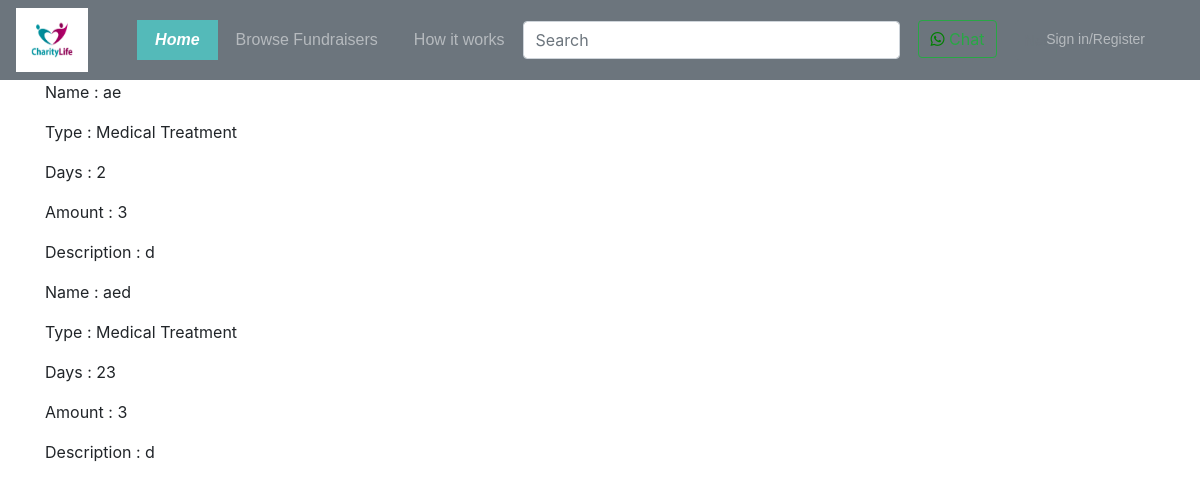
The app's page /browseFundraiser with its own data.
### Models.py (models this page shows)
class fundraise(db.Model):
  fundraise_id  = db.Column(db.Integer, primary_key=True)
  fundraise_name = db.Column(db.String(255), nullable=False)
  fundraise_type = db.Column(db.String(255), nullable=False)
  fundraise_days = db.Column(db.Integer, nullable=False)
  fundraise_amount = db.Column(db.Integer, nullable=False)
  fundraise_description = db.Column(db.String(255), nullable=False)
  fundraisePhone = db.Column(db.String(255), nullable=False)
  fundraiseImage = db.Column(db.String(255), default=None)
  fundraiseApproval = db.Column(db.String(1), default='0')
  fundraiseExpiry = db.Column(db.String(1), default='1')
  fundraiseCreator = db.Column(db.String(255), nullable=False)
  fundraise_reg_date = db.Column(db.TIMESTAMP, nullable=False, default=datetime.datetime.now())

### app.py (the view)
@app.route('/browseFundraiser')
def browseFundraiser():
    print("Browse Fundraiser")
    allFundraisers = fundraise.query.all()
    return render_template('browseFundraiser.html', allFundraisers=allFundraisers)

### templates/browseFundraiser.html (shortened to what this page needs)
<!DOCTYPE html>
<html>
  <head>
	<link href="/static/css/style_beforelogin.css" rel="stylesheet">
    <link rel="stylesheet" href="https://stackpath.bootstrapcdn.com/bootstrap/4.5.2/css/bootstrap.min.css"/>
  </head>
  <body>
    <nav class="navbar navbar-dark navbar-expand-lg bg-secondary bg-gradient">
        <img src="/static/images/logo.png" id="logo-charity" alt=""/>
        <div class="collapse navbar-collapse" id="navbarSupportedContent">
        <ul class="navbar-nav mx-auto">
          {% if current_user.is_authenticated %}
          <li class="nav-item active"><a class="nav-link" href="{{ url_for('blogs')}}"><b><i>Home</i></b><span class="sr-only">(current)</span></a></li>
          {% else %}
          <li class="nav-item active"><a class="nav-link" href="{{ url_for('index')}}"><b><i>Home</i></b><span class="sr-only">(current)</span></a></li>
          {% endif %}
          <li class="nav-item"><a class="nav-link" data-toggle="popover" title="Please login to start a fundraiser!!" data-placement="bottom" href="{{ url_for('browseFundraiser')}}">Browse Fundraisers</a></li>
          <li class="nav-item"><a class="nav-link" href="{{ url_for('howitworks')}}">How it works</a></li>
          <form class="form-inline ">
            <input class="form-control mr-sm-2" placeholder="Search" aria-label="Search" type="text" size="30" onkeyup="showResult(this.value)">
          </form>
          <li class="nav-item"><a class="btn btn-outline-success" type="button" href="https://api.whatsapp.com/send?phone=919949097994" target="_blank"><i class="fab fa-whatsapp" style="color: green;"></i> Chat</a></li>
					{% if current_user.is_authenticated %}
					<button class="nav-item btn btn-sm btn-outline-secondary ml-sm-2" type="button" data-toggle="modal" data-target="#startFundraiser"style="color:white;width:auto;">New fundraiser</button>
					<li class="nav-item dropdown"><a class="nav-link dropdown-toggle" href="#" id="navbarDropdown" role="button" data-toggle="dropdown" aria-haspopup="true" aria-expanded="false"><i class="fas fa-user fa-2x"></i> </a>
					<div class="dropdown-menu" aria-labelledby="navbarDropdown">
						<a class="dropdown-item" href="{{ url_for('MyAccount')}}">My account</button>
						<div class="dropdown-divider"></div><a class="dropdown-item" href="{{ url_for('logout')}}">Logout</a>
					</div>
					</li>
					{% else %}
					<button class="nav-item btn btn-sm btn-outline-secondary ml-sm-2" type="button"  data-toggle="popover" title="Please login to start a fundraiser!!" data-placement="bottom">New fundraiser</button>
					<li class="nav-item main-nav navstyle"><a class="cd-signin nav-link btn btn-sm" href="#0" style="width:auto;">Sign in/Register</a></li>
					{% endif %}
        </ul>
        </div>
    </nav>
    <div>
      {% for n in allFundraisers %}
        <div class="container">
          <p>Name : {{ n.fundraise_name }}</p>
          <p>Type : {{ n.fundraise_type }}</p>
          <p>Days : {{ n.fundraise_days }}</p>
          <p>Amount : {{ n. fundraise_amount }}</p>
          <p>Description : {{ n.fundraise_description }}</p>
        </div>
      {% endfor %}
  </div>
  </body>

### static/css/style_beforelogin.css (style rules this page uses)
#logo-charity { width: 6vw; height: 8vh; }
.navbar { background-color: #F9F9F9; }
.nav-item { right:auto; left:auto; padding-left: 10px; padding-right: 10px; }
.navbar-nav { margin-left: 10%; }
.nav-link { font-size: 100%; font-family: "PT Sans", sans-serif; color: #505260; }
.navstyle { position: absolute; right:3% }
.active { background-color: #54BAB9; }

### records on screen
fundraise: fundraise_name "ae", fundraise_type "Medical Treatment", fundraise_days "2", fundraise_amount "3", fundraise_description "d"
fundraise: fundraise_name "aed", fundraise_type "Medical Treatment", fundraise_days "23", fundraise_amount "3", fundraise_description "d"
